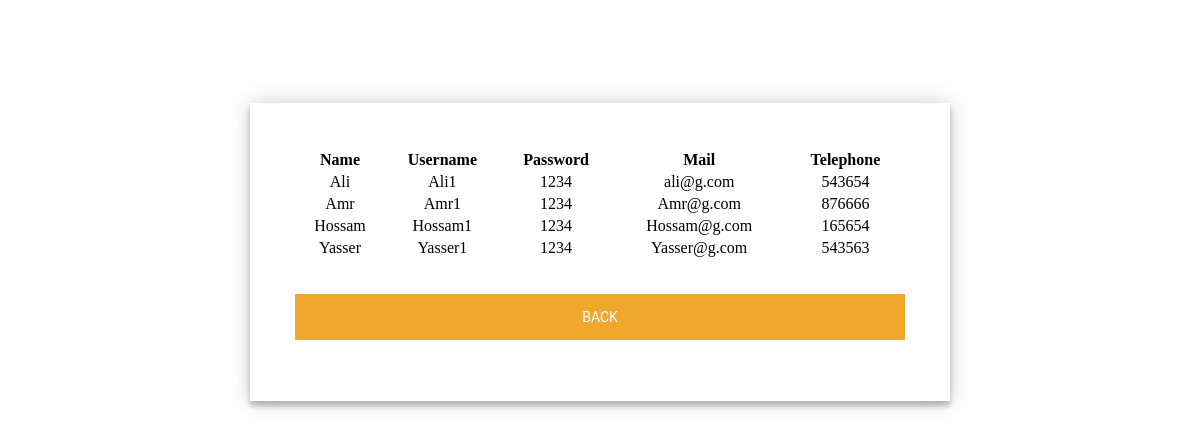
The page /QA/Current_Working_Employees_HOD.php (signed in) on the database its author committed.
### tables this page shows
CREATE TABLE IF NOT EXISTS `emp` (
  `name` varchar(100) NOT NULL,
  `username` varchar(100) NOT NULL,
  `password` varchar(100) NOT NULL,
  `mail` varchar(100) NOT NULL,
  `telephone` int(15) NOT NULL,
  `role` varchar(3) NOT NULL DEFAULT 'emp',
  `department` varchar(100) DEFAULT NULL,
  `status` varchar(8) NOT NULL DEFAULT 'working',
  PRIMARY KEY (`username`)
);

### QA/Current_Working_Employees_HOD.php (the view, shortened to what this page needs)
<?php
include("config.php");
$admit = " SELECT * FROM `emp` WHERE `department` = '" .$_SESSION['HOD_department'] . "' and `status` = 'working'";
$admitres = mysqli_query($con,$admit);
?>
<html>
<head>
  <link rel = "stylesheet" type = "text/css"  href = "css/home.css" />
</head>
<body>
  <div class="login-page">
    <div class="form">
     <form class="login-form" action="add.php" method="POST">
      <center><table style="width:100%">
        <tr><th><center>Name</center></th>
          <th><center>Username</center></th>
          <th><center>Password</center></th>
          <th><center>Mail</center></th>
          <th><center>Telephone</center></th>
          <?php
          while ($query = mysqli_fetch_array($admitres))
          {
            $name = $query['name'];
            $username =  $query['username'];
            $password = $query['password'];
            $mail =  $query['mail'];
            $telephone =  $query['telephone'];
            echo "
            <tr>
            <td><center>$name</center></td>
            <td><center>$username</center></td>
            <td><center>$password</center></td>
            <td><center>$mail</center></td>
            <td><center>$telephone</center></td>
            </tr>
            ";
          }
          echo "</table>   </center>";
          echo"<br>";
          ?>
        </form>
        <form class="login-form" action="hod.html">
          <button>Back</button>
        </form>
      </div>
    </div>
  </body>
  </html>

### QA/css/home.css (style rules this page uses)
.login-page { width: 700px; padding: 8% 0 0; margin: auto; }
.form { position: relative; z-index: 1; background: #FFFFFF; max-width: 1000px; margin: 0 auto 100px; padding: 45px; text-align: left; box-shadow: 0 0 20px 0 rgba(0, 0, 0, 0.2), 0 5px 5px 0 rgba(0, 0, 0, 0.24); }
.form button { font-family: "Roboto", sans-serif; text-transform: uppercase; outline: 0; background: #f0a82c; width: 100%; border: 0; padding: 15px; color: #FFFFFF; font-size: 14px; -webkit-transition: all 0.3 ease; transition: all 0.3 ease; cursor: pointer; }
body { background: #fff; }

### rows shown on the page
emp: name "Ali", username "Ali1", password "1234", mail "ali@g.com", telephone "543654"
emp: name "Amr", username "Amr1", password "1234", mail "Amr@g.com", telephone "876666"
emp: name "Hossam", username "Hossam1", password "1234", mail "Hossam@g.com", telephone "165654"
emp: name "Yasser", username "Yasser1", password "1234", mail "Yasser@g.com", telephone "543563"
